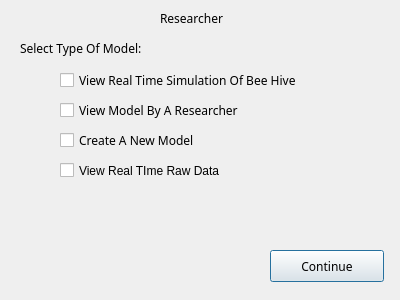
<?xml version="1.0" encoding="UTF-8"?>
<ui version="4.0">
 <class>secondWindowResearcher</class>
 <widget class="QDialog" name="secondWindowResearcher">
  <property name="geometry">
   <rect>
    <x>0</x>
    <y>0</y>
    <width>400</width>
    <height>300</height>
   </rect>
  </property>
  <property name="windowTitle">
   <string>Dialog</string>
  </property>
  <widget class="QLabel" name="label">
   <property name="geometry">
    <rect>
     <x>160</x>
     <y>10</y>
     <width>81</width>
     <height>16</height>
    </rect>
   </property>
   <property name="font">
    <font>
     <family>MingLiU</family>
    </font>
   </property>
   <property name="text">
    <string>Researcher</string>
   </property>
  </widget>
  <widget class="QLabel" name="label_2">
   <property name="geometry">
    <rect>
     <x>20</x>
     <y>40</y>
     <width>161</width>
     <height>16</height>
    </rect>
   </property>
   <property name="font">
    <font>
     <family>PingFang SC</family>
    </font>
   </property>
   <property name="text">
    <string>Select Type Of Model:</string>
   </property>
  </widget>
  <widget class="QCheckBox" name="checkBox_3">
   <property name="geometry">
    <rect>
     <x>60</x>
     <y>100</y>
     <width>211</width>
     <height>21</height>
    </rect>
   </property>
   <property name="font">
    <font>
     <family>PingFang SC</family>
    </font>
   </property>
   <property name="text">
    <string>View Model By A Researcher</string>
   </property>
  </widget>
  <widget class="QCheckBox" name="checkBox_4">
   <property name="geometry">
    <rect>
     <x>60</x>
     <y>130</y>
     <width>201</width>
     <height>21</height>
    </rect>
   </property>
   <property name="font">
    <font>
     <family>PingFang SC</family>
    </font>
   </property>
   <property name="text">
    <string>Create A New Model </string>
   </property>
  </widget>
  <widget class="QPushButton" name="pushButton">
   <property name="geometry">
    <rect>
     <x>270</x>
     <y>250</y>
     <width>114</width>
     <height>32</height>
    </rect>
   </property>
   <property name="font">
    <font>
     <family>PingFang SC</family>
    </font>
   </property>
   <property name="text">
    <string>Continue</string>
   </property>
  </widget>
  <widget class="QCheckBox" name="checkBox_5">
   <property name="geometry">
    <rect>
     <x>60</x>
     <y>160</y>
     <width>201</width>
     <height>21</height>
    </rect>
   </property>
   <property name="text">
    <string>View Real TIme Raw Data</string>
   </property>
  </widget>
  <widget class="QCheckBox" name="checkBox_2">
   <property name="geometry">
    <rect>
     <x>60</x>
     <y>70</y>
     <width>281</width>
     <height>21</height>
    </rect>
   </property>
   <property name="font">
    <font>
     <family>PingFang SC</family>
    </font>
   </property>
   <property name="text">
    <string>View Real Time Simulation Of Bee Hive</string>
   </property>
  </widget>
 </widget>
 <resources/>
 <connections/>
</ui>
